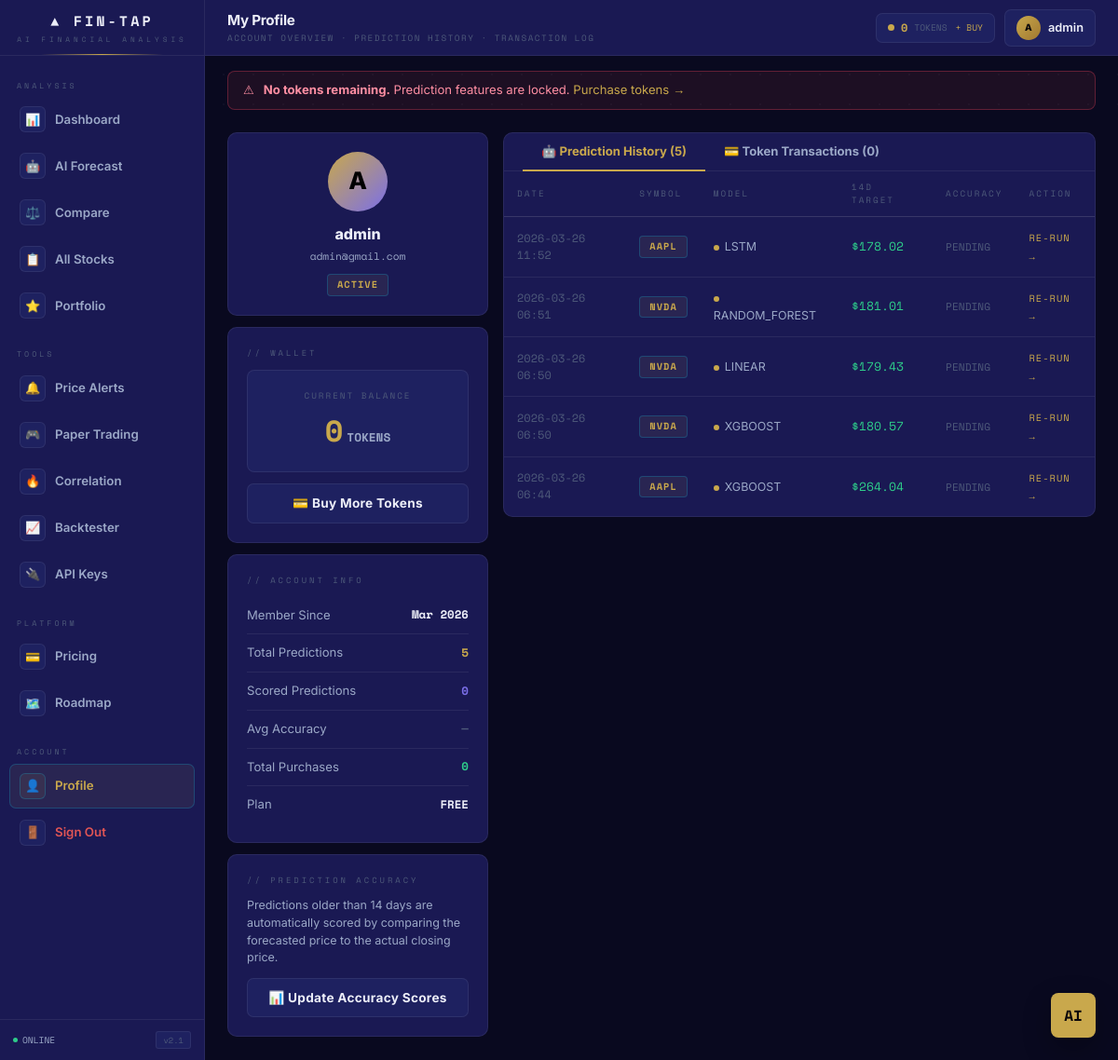
The page /profile (signed in) on the database its author committed.
### models.py (models this page shows)
class User(UserMixin, db.Model):
    __tablename__ = "user"
    id         = db.Column(db.Integer, primary_key=True)
    email      = db.Column(db.String(255), unique=True, nullable=False, index=True)
    password   = db.Column(db.String(512), nullable=False)
    name       = db.Column(db.String(255), nullable=False)
    created_at = db.Column(db.DateTime, default=datetime.utcnow)
    wallet       = db.relationship("Wallet",      backref="user", uselist=False)
    transactions = db.relationship("Transaction", backref="user", lazy=True)
    predictions  = db.relationship("Prediction",  backref="user", lazy=True)
    watchlist    = db.relationship("Watchlist",   backref="user", lazy=True)
    price_alerts = db.relationship("PriceAlert",  backref="user", lazy=True)
    api_keys     = db.relationship("ApiKey",      backref="user", lazy=True)

class Wallet(db.Model):
    __tablename__ = "wallet"
    id           = db.Column(db.Integer, primary_key=True)
    user_id      = db.Column(db.Integer, db.ForeignKey("user.id"), unique=True, index=True)
    balance      = db.Column(db.Integer, default=5)
    last_updated = db.Column(db.DateTime, default=datetime.utcnow)

class Prediction(db.Model):
    __tablename__ = "prediction"
    __table_args__ = (
        db.Index("ix_prediction_user_id", "user_id"),
    )
    id               = db.Column(db.Integer, primary_key=True)
    user_id          = db.Column(db.Integer, db.ForeignKey("user.id"))
    symbol           = db.Column(db.String(20),  nullable=False)
    model_type       = db.Column(db.String(50))
    predicted_result = db.Column(db.String(100))
    accuracy_pct     = db.Column(db.Float, nullable=True)
    created_at       = db.Column(db.DateTime, default=datetime.utcnow)

### app.py (the view)
@app.route("/profile")
@login_required
def profile():
    w   = get_wallet()
    txs = Transaction.query.filter_by(user_id=current_user.id)\
                     .order_by(Transaction.date.desc()).limit(50).all()
    prs = Prediction.query.filter_by(user_id=current_user.id)\
                    .order_by(Prediction.created_at.desc()).limit(100).all()
    scored = [p for p in prs if p.accuracy_pct is not None]
    avg_acc = round(sum(p.accuracy_pct for p in scored) / len(scored), 1) if scored else None
    return render_template("profile.html", user=current_user, wallet=w,
                           balance=w.balance, transactions=txs, predictions=prs,
                           avg_accuracy=avg_acc, scored_count=len(scored))

### app.py (called while the page is built)
@login_manager.user_loader
def load_user(uid):
    return db.session.get(User, int(uid))

@app.after_request
def inject_csrf_token(response):
    response.set_cookie(
        "csrf_token", generate_csrf(),
        httponly=False,          # Must be readable by JS
        samesite="Strict",
        secure=_is_prod,
    )
    return response

@app.after_request
def set_security_headers(response):
    response.headers.setdefault("X-Content-Type-Options", "nosniff")
    response.headers.setdefault("X-Frame-Options", "SAMEORIGIN")
    response.headers.setdefault("Referrer-Policy", "strict-origin-when-cross-origin")
    response.headers.setdefault("X-XSS-Protection", "1; mode=block")
    if _is_prod:
        response.headers.setdefault(
            "Strict-Transport-Security", "max-age=31536000; includeSubDomains"
        )
    return response

def get_wallet():
    w = Wallet.query.filter_by(user_id=current_user.id).first()
    if not w:
        w = Wallet(user_id=current_user.id, balance=5)
        db.session.add(w); db.session.commit()
    return w

### frontend/templates/profile.html (shortened to what this page needs)
{% extends "base.html" %}
{% block header_title %}My Profile{% endblock %}
{% block header_sub %}ACCOUNT OVERVIEW · PREDICTION HISTORY · TRANSACTION LOG{% endblock %}
{% block content %}
<div class="profile-grid fade-up">
    <div style="display:flex; flex-direction:column; gap:12px;">
        <div class="card card-pad" style="text-align:center;">
            <div class="avatar-lg">{{ user.name[0]|upper if user.name else 'U' }}</div>
            <div style="font-weight:800; font-size:1rem; margin-bottom:4px;">{{ user.name }}</div>
            <div style="font-family:var(--mono); font-size:0.7rem; color:var(--text2);">{{ user.email }}</div>
            <div style="margin-top:8px;">
                <span class="badge badge-accent">ACTIVE</span>
            </div>
        </div>
        <div class="card card-pad">
            <div class="sec-label">// WALLET</div>
            <div class="balance-display">
                <div class="bd-label">CURRENT BALANCE</div>
                <div class="bd-value">{{ wallet.balance }}<span class="bd-unit">TOKENS</span></div>
            </div>
            <a href="/prices" class="btn btn-ghost" style="width:100%; justify-content:center; display:flex;">
                💳 Buy More Tokens
            </a>
        </div>
        <div class="card card-pad">
            <div class="sec-label">// ACCOUNT INFO</div>
            <div class="info-row">
                <span class="ir-key">Member Since</span>
                <span class="ir-val">{{ user.created_at.strftime('%b %Y') if user.created_at else '—' }}</span>
            </div>
            <div class="info-row">
                <span class="ir-key">Total Predictions</span>
                <span class="ir-val c-accent">{{ predictions|length }}</span>
            </div>
            <div class="info-row">
                <span class="ir-key">Scored Predictions</span>
                <span class="ir-val c-purple">{{ scored_count }}</span>
            </div>
            <div class="info-row">
                <span class="ir-key">Avg Accuracy</span>
                <span class="ir-val {% if avg_accuracy and avg_accuracy >= 80 %}c-green{% elif avg_accuracy %}c-amber{% else %}c-dim{% endif %}">
                    {% if avg_accuracy %}{{ avg_accuracy }}%{% else %}—{% endif %}
                </span>
            </div>
            <div class="info-row">
                <span class="ir-key">Total Purchases</span>
                <span class="ir-val c-green">{{ transactions|length }}</span>
            </div>
            <div class="info-row">
                <span class="ir-key">Plan</span>
                <span class="ir-val">FREE</span>
            </div>
        </div>
        <div class="card card-pad">
            <div class="sec-label">// PREDICTION ACCURACY</div>
            <p style="font-size:0.78rem;color:var(--text2);margin-bottom:12px;line-height:1.5;">
                Predictions older than 14 days are automatically scored by comparing the forecasted price to the actual closing price.
            </p>
            <button id="acc-btn" onclick="updateAccuracy()"
                class="btn btn-ghost" style="width:100%;justify-content:center;">
                📊 Update Accuracy Scores
            </button>
        </div>
    </div>
    <div class="card" style="overflow:hidden;">
        <div class="tabs" style="padding: 0 20px;">
            <button class="tab-btn active" onclick="switchTab(this,'tab-predictions')">
                🤖 Prediction History ({{ predictions|length }})
            </button>
            <button class="tab-btn" onclick="switchTab(this,'tab-transactions')">
                💳 Token Transactions ({{ transactions|length }})
            </button>
        </div>
        <div id="tab-predictions" class="tab-content active">
            {% if predictions %}
            <table class="ft-table">
                <thead>
                    <tr>
                        <th>DATE</th>
                        <th>SYMBOL</th>
                        <th>MODEL</th>
                        <th>14D TARGET</th>
                        <th>ACCURACY</th>
                        <th>ACTION</th>
                    </tr>
                </thead>
                <tbody>
                    {% for p in predictions %}
                    <tr>
                        <td class="mono c-dim" style="font-size:0.75rem;">{{ p.created_at.strftime('%Y-%m-%d %H:%M') }}</td>
                        <td><span class="badge badge-accent">{{ p.symbol }}</span></td>
                        <td>
                            <span style="font-size:0.78rem; color:var(--text2);">
                                <span class="model-dot"></span>{{ p.model_type }}
                            </span>
                        </td>
                        <td class="mono" style="color:var(--green); font-size:0.82rem;">{{ p.predicted_result }}</td>
                        <td class="mono" style="font-size:0.82rem;">
                            {% if p.accuracy_pct is not none %}
                                <span style="color:{% if p.accuracy_pct >= 90 %}var(--green){% elif p.accuracy_pct >= 75 %}var(--amber){% else %}var(--red){% endif %}; font-weight:700;">
                                    {{ p.accuracy_pct }}%
                                </span>
                            {% else %}
                                <span style="color:var(--text3); font-size:0.7rem;">PENDING</span>
                            {% endif %}
                        </td>
                        <td>
                            <a href="/predict?ticker={{ p.symbol }}" style="font-family:var(--mono); font-size:0.65rem; color:var(--accent); text-decoration:none; letter-spacing:1px;">
                                RE-RUN →
                            </a>
                        </td>
                    </tr>
                    {% endfor %}
                </tbody>
            </table>
            {% else %}
            <div class="empty-row">
                <div style="font-size:1.5rem; margin-bottom:8px;">🤖</div>
                <div>No predictions yet. <a href="/predict" style="color:var(--accent);">Run your first forecast →</a></div>
            </div>
            {% endif %}
        </div>
    </div>
</div>
{% endblock %}

### frontend/templates/base.html (shortened to what this page needs)
<!DOCTYPE html>
<html lang="en">
<head>
    <script src="https://cdn.tailwindcss.com"></script>
</head>
<body>
<aside id="sidebar">
    <div class="sidebar-logo">
        <div class="logo-text">▲ FIN-TAP</div>
        <div class="logo-sub">AI FINANCIAL ANALYSIS</div>
    </div>
    <nav class="sidebar-nav">
        <div class="nav-section-label">ANALYSIS</div>
        <a href="/" class="nav-item {% if request.endpoint in ('root', 'dashboard') %}active{% endif %}">
            <span class="ni">📊</span> Dashboard
        </a>
        <a href="/predict" class="nav-item {% if request.endpoint == 'predict' %}active{% endif %}">
            <span class="ni">🤖</span> AI Forecast
        </a>
        <a href="/compare" class="nav-item {% if request.endpoint == 'compare' %}active{% endif %}">
            <span class="ni">⚖️</span> Compare
        </a>
        <a href="/all_stocks" class="nav-item {% if request.endpoint == 'all_stocks' %}active{% endif %}">
            <span class="ni">📋</span> All Stocks
        </a>
        <a href="/portfolio" class="nav-item {% if request.endpoint == 'portfolio' %}active{% endif %}">
            <span class="ni">⭐</span> Portfolio
        </a>
        <div class="nav-section-label" style="margin-top:12px;">TOOLS</div>
        <a href="/alerts" class="nav-item {% if request.endpoint == 'alerts_page' %}active{% endif %}">
            <span class="ni">🔔</span> Price Alerts
        </a>
        <a href="/paper" class="nav-item {% if request.endpoint == 'paper_page' %}active{% endif %}">
            <span class="ni">🎮</span> Paper Trading
        </a>
        <a href="/correlation" class="nav-item {% if request.endpoint == 'correlation_page' %}active{% endif %}">
            <span class="ni">🔥</span> Correlation
        </a>
        <a href="/backtest" class="nav-item {% if request.endpoint == 'backtest_page' %}active{% endif %}">
            <span class="ni">📈</span> Backtester
        </a>
        <a href="/developer" class="nav-item {% if request.endpoint == 'developer_page' %}active{% endif %}">
            <span class="ni">🔌</span> API Keys
        </a>
        <div class="nav-section-label" style="margin-top:12px;">PLATFORM</div>
        <a href="/prices" class="nav-item {% if request.endpoint == 'prices' %}active{% endif %}">
            <span class="ni">💳</span> Pricing
        </a>
        <a href="/roadmap" class="nav-item {% if request.endpoint == 'roadmap' %}active{% endif %}">
            <span class="ni">🗺️</span> Roadmap
        </a>
        <div class="nav-section-label" style="margin-top:12px;">ACCOUNT</div>
        <a href="/profile" class="nav-item {% if request.endpoint == 'profile' %}active{% endif %}">
            <span class="ni">👤</span> Profile
        </a>
        <a href="/logout" class="nav-item danger">
            <span class="ni">🚪</span> Sign Out
        </a>
    </nav>
    <div class="sidebar-footer">
        <div class="sys-status">
            <div class="status-pill">
                <div class="status-dot"></div> ONLINE
            </div>
            <div class="ver-tag">v2.1</div>
        </div>
    </div>
</aside>
<div id="main-area">
    <div id="topbar">
        <div class="topbar-left">
            <h1>{% block header_title %}Dashboard{% endblock %}</h1>
            <p>{% block header_sub %}FIN-TAP · AI FINANCIAL ANALYSIS PLATFORM{% endblock %}</p>
        </div>
        <div class="topbar-right">
            <div class="token-chip">
                <div class="token-dot"></div>
                <span class="token-count" id="token-balance">{{ balance }}</span>
                <span class="token-label">TOKENS</span>
                {% if balance <= 2 %}
                <a href="/prices" class="token-buy" id="token-buy-link">+ BUY</a>
                {% endif %}
            </div>
            <div class="user-chip">
                <div class="avatar">{{ user.name[0]|upper if user.name else 'U' }}</div>
                <span>{{ user.name.split(' ')[0] if user.name else 'User' }}</span>
            </div>
        </div>
    </div>
    {% if balance == 0 %}
    <div class="zero-alert">
        <span>⚠</span>
        <span><strong>No tokens remaining.</strong> Prediction features are locked. <a href="/prices">Purchase tokens →</a></span>
    </div>
    {% endif %}
    <div id="page-content">
        {% block content %}{% endblock %}
    </div>
</div>
<button id="ai-chat-launch" type="button" title="Open AI Assistant">AI</button>
</body>
</html>

### frontend/templates/profile.html (style rules this page uses)
.profile-grid { display: grid; grid-template-columns: 280px 1fr; gap: 16px; align-items: start; }
.avatar-lg { width: 64px; height: 64px; border-radius: 50%; background: linear-gradient(135deg, var(--accent), var(--purple)); display: flex; align-items: center; justify-content: center; font-size: 1.6rem; font-weight: 800; color: #000; margin: 0 auto 12px; }
.info-row { display: flex; align-items: center; justify-content: space-between; padding: 10px 0; border-bottom: 1px solid var(--border); font-size: 0.82rem; }
.info-row:last-child { border-bottom: none; }
.ir-key { color: var(--text2); }
.ir-val { font-family: var(--mono); font-size: 0.78rem; font-weight: 700; }
.balance-display { text-align: center; padding: 20px; background: var(--surface2); border: 1px solid var(--border); border-radius: 8px; margin-bottom: 12px; }
.bd-label { font-family: var(--mono); font-size: 0.58rem; color: var(--text3); letter-spacing: 2px; margin-bottom: 6px; }
.bd-value { font-family: var(--mono); font-size: 2rem; font-weight: 700; color: var(--amber); }
.bd-unit { font-size: 0.8rem; color: var(--text2); margin-left: 4px; }
.tabs { display: flex; gap: 0; border-bottom: 1px solid var(--border); margin-bottom: 0; }
.tab-btn { padding: 10px 20px; font-size: 0.82rem; font-weight: 700; color: var(--text2); background: none; border: none; border-bottom: 2px solid transparent; cursor: pointer; transition: all 0.15s; font-family: var(--sans); margin-bottom: -1px; }
.tab-btn.active { color: var(--accent); border-bottom-color: var(--accent); }
.tab-content { display: none; padding: 0; }
.tab-content.active { display: block; }
.model-dot { display: inline-block; width: 6px; height: 6px; border-radius: 50%; background: var(--accent); margin-right: 6px; }

### rows shown on the page
User: name "A", name "admin", email "admin@gmail.com", created_at "Mar 2026"
Wallet: balance "0"
Prediction: created_at "2026-03-26 11:52", symbol "AAPL", model_type "LSTM", predicted_result "$178.02", shows "PENDING"
Prediction: created_at "2026-03-26 06:51", symbol "NVDA", model_type "RANDOM_FOREST", predicted_result "$181.01", shows "PENDING"
Prediction: created_at "2026-03-26 06:50", symbol "NVDA", model_type "LINEAR", predicted_result "$179.43", shows "PENDING"
Prediction: created_at "2026-03-26 06:50", symbol "NVDA", model_type "XGBOOST", predicted_result "$180.57", shows "PENDING"
Prediction: created_at "2026-03-26 06:44", symbol "AAPL", model_type "XGBOOST", predicted_result "$264.04", shows "PENDING"

### other values the page prints
{{ balance }} "0"
{{ predictions|length }} "5"
{{ scored_count }} "0"
{{ transactions|length }} "0"
